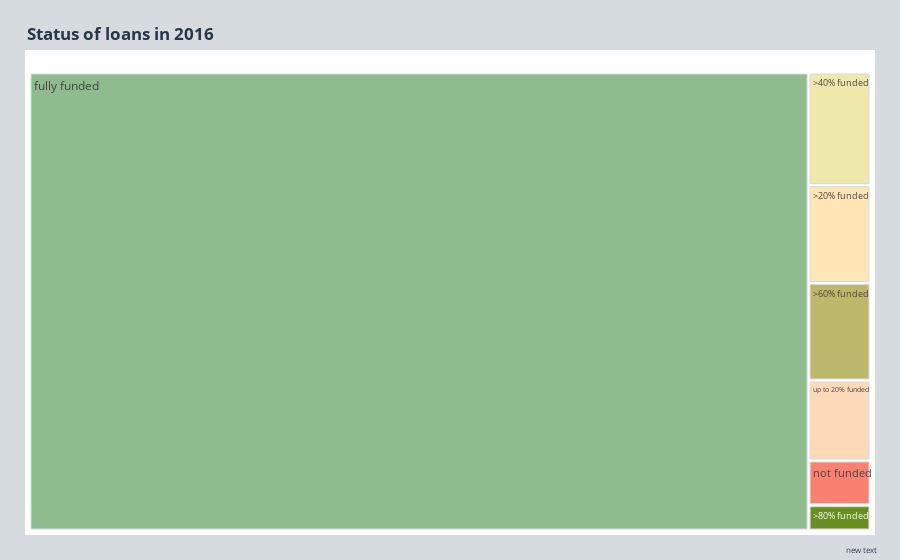

Notebook code cell kept with this figure:
### Code cell
#define treemap plot
funding_status_treemap = px.treemap(
    data_frame=df_group_funding_status,
    path=['funding_status'],
    values='count',
    color='funding_status',
    color_discrete_map={
        'fully funded': 'darkseagreen',
        'not funded': 'salmon',
        'up to 20% funded': 'peachpuff',
        '>20% funded': 'moccasin',
        '>40% funded': 'palegoldenrod',
        '>60% funded': 'darkkhaki',
        '>80% funded': 'olivedrab',
        'overfunded': 'darkolivegreen'
    },
    custom_data=df_group_funding_status[['funding_status', '%status']],
    title='Overview of funding status')

# set plots background color
funding_status_treemap.update_traces(root_color='white')

# adjust treemap layout
funding_status_treemap.update_layout(title='<b>Status of loans in 2016<b>',
                                     title_x=0.03,
                                     title_y=0.95,
                                     title_font_color='#283747 ',
                                     hoverlabel=dict(font_size=13,
                                                     font_family="Calibri"),
                                     paper_bgcolor="#d6dbdf",
                                     margin=dict(t=50, l=25, r=25, b=25))

# adjust hover text
funding_status_treemap.data[0].hovertemplate = (
    '<b>%{customdata[1]}</b> of loans <br>were <b>%{customdata[0]}.</b>'
    '<br>' + '<br>')

# add annotation
funding_status_treemap.add_annotation(x=1.0051,
                                      y=-0.045,
                                      showarrow=False,
                                      font_size=8)

#display graph
funding_status_treemap.show()

### Figure 1 — Plotly figure (JSON) as saved in the notebook; plotly's stock layout.template omitted (floating-point values rounded to 4 significant figures)
{"data": [{"branchvalues": "total", "customdata": [[">20% funded", "1.57%"], [">40% funded", "1.81%"], [">60% funded", "1.57%"], [">80% funded", "0.41%"], ["fully funded", "92.64%"], ["not funded", "0.72%"], ["overfunded", "0.0%"], ["up to 20% funded", "1.29%"]], "domain": {"x": [0, 1], "y": [0, 1]}, "hovertemplate": "<b>%{customdata[1]}</b> of loans <br>were <b>%{customdata[0]}.</b><br><br>", "ids": [">20% funded", ">40% funded", ">60% funded", ">80% funded", "fully funded", "not funded", "overfunded", "up to 20% funded"], "labels": [">20% funded", ">40% funded", ">60% funded", ">80% funded", "fully funded", "not funded", "overfunded", "up to 20% funded"], "marker": {"colors": ["moccasin", "palegoldenrod", "darkkhaki", "olivedrab", "darkseagreen", "salmon", "darkolivegreen", "peachpuff"]}, "name": "", "parents": ["", "", "", "", "", "", "", ""], "root": {"color": "white"}, "type": "treemap", "values": [10178, 11722, 10130, 2632, 599196, 4642, 2, 8331]}], "layout": {"annotations": [{"font": {"size": 8}, "showarrow": false, "x": 1.005, "y": -0.045}], "hoverlabel": {"font": {"family": "Calibri", "size": 13}}, "legend": {"tracegroupgap": 0}, "margin": {"b": 25, "l": 25, "r": 25, "t": 50}, "paper_bgcolor": "#d6dbdf", "title": {"font": {"color": "#283747 "}, "text": "<b>Status of loans in 2016<b>", "x": 0.03, "y": 0.95}}}
